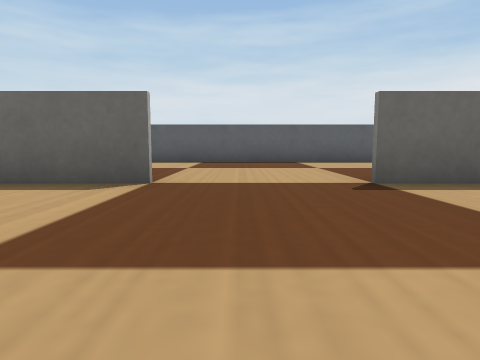
[1] (above)

17 first-person views from a walk through a world built for the Webots simulator. The camera is 0.04 m above the floor, tilts 6° down and sees 75° across. The floor is counted in squares, 0.1 m on a side. Each view is taken from the middle of a square. On the plan, view 1 faces up. The plan holds only what a view shows up to about 9 squares ahead; the rest is blank. Simple shapes and patterns stand in for the simulator's stock objects.

[2]
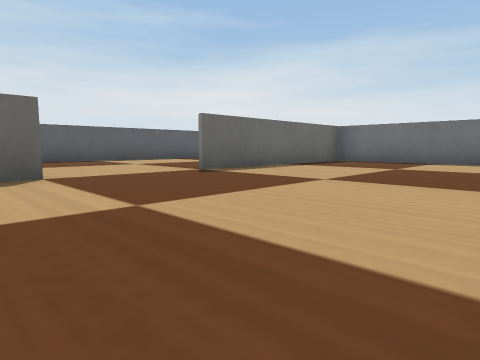

[3]
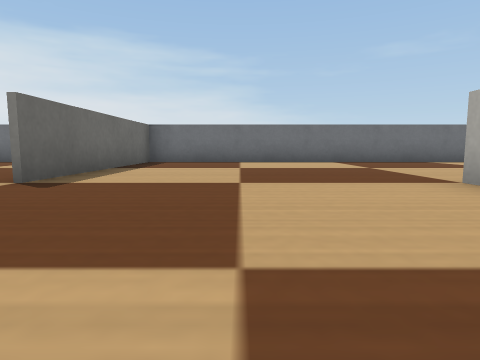

[4]
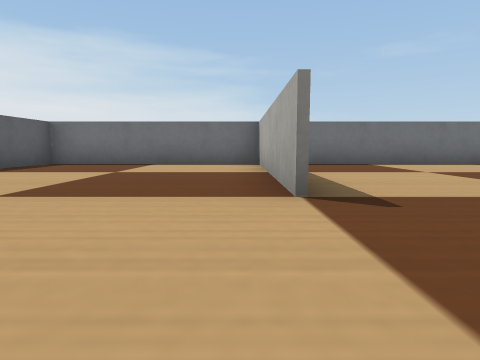

[5]
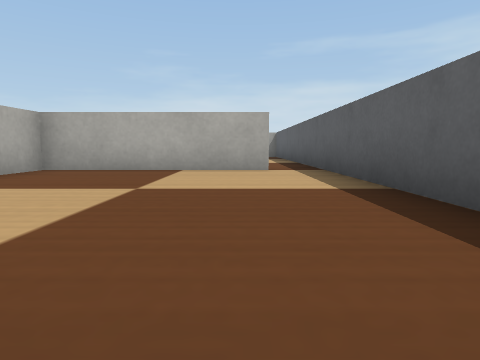

[6]
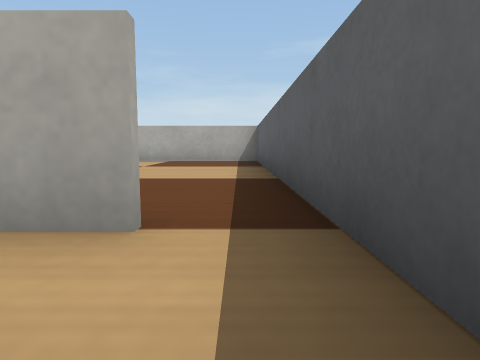

[7]
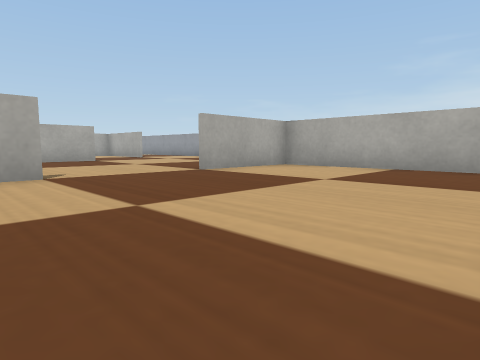

[8]
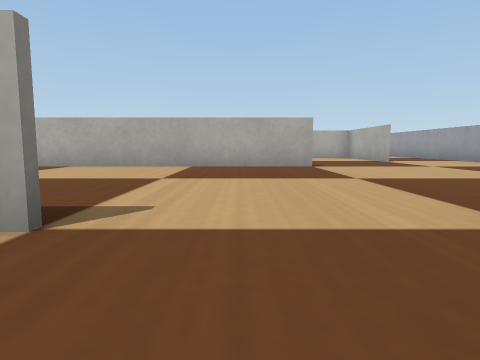

[9]
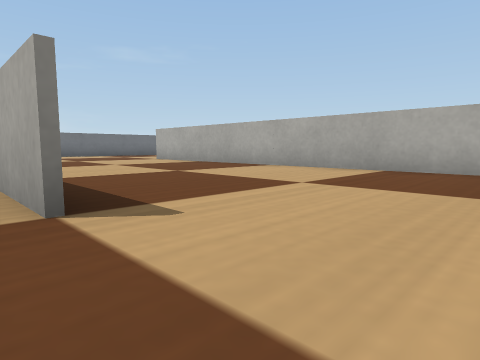

[10]
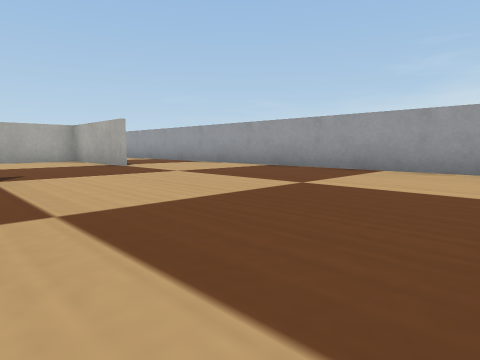

[11]
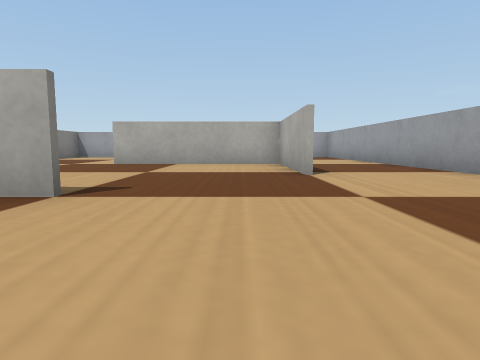

[12]
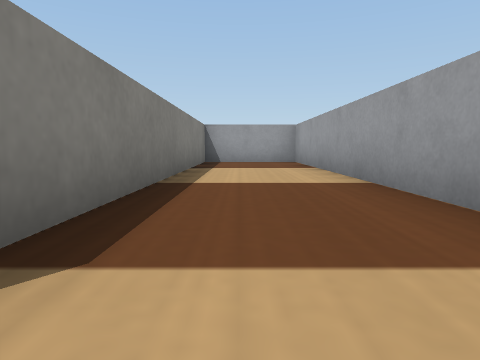

[13]
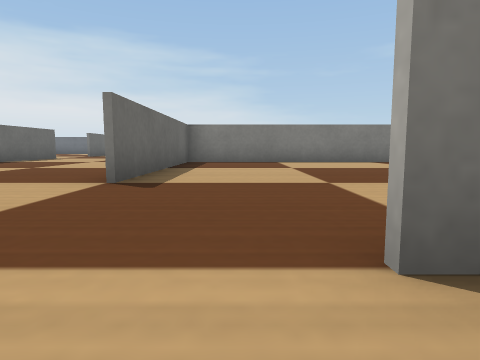

[14]
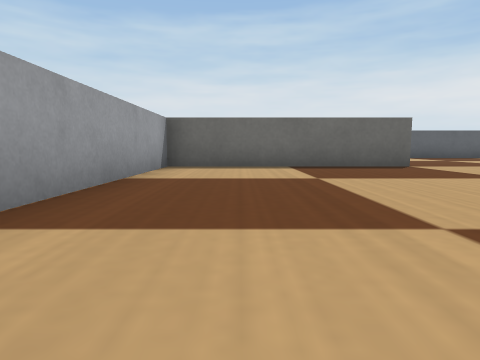

[15]
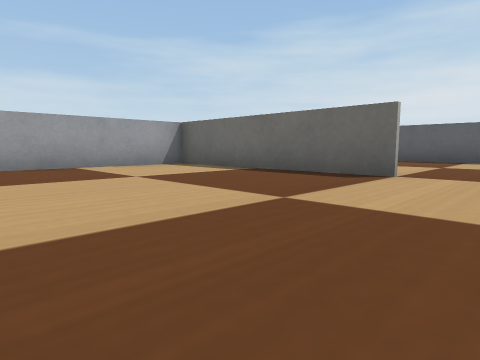

[16]
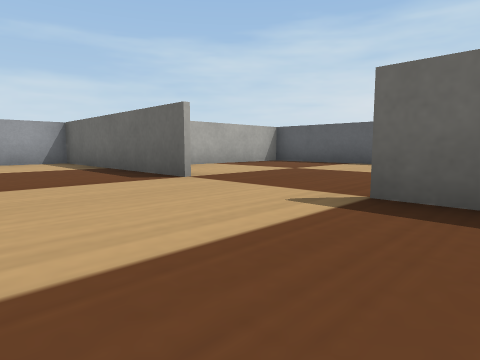

[17]
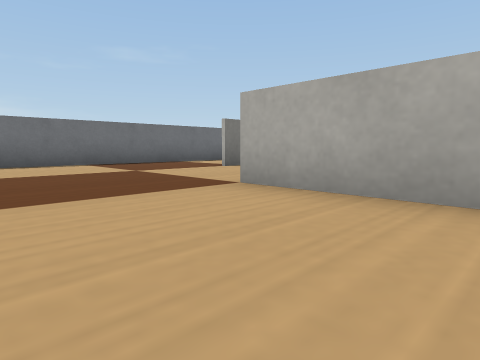

### Floor plan
Points are (right, up) in squares from view 1. A wall is a line through its corners. A room is listed if a view was taken in it or the views show most of it. See-through windows are left out.
Room 1 (views 1, 2, 3, 10, 11, 15, 16, 17)
walls: (-1, 3.4) (-3.6, 3.4); (-5.2, 3.4) (-6.1, 3.4); (-8.6, -1.5) (1.5, -1.5); (-8.5, 3.5) (-10.5, 3.5); (4.6, 3.4) (1.4, 3.4); (6.5, -2.4) (6.5, -1.4)
ways out: opening at (-3.5, 3) to room 2; opening at (-11, -1.1) to room 4; opening at (4, -1.1) to room 7
Room 2 (views 4, 5, 6, 7, 8, 9)
walls: (-3.4, 7.6) (-3.4, 3.6) (-2.5, 3.5); (1.4, 3.5) (6.5, 3.5); (-6.1, 3.6) (-4.5, 3.6); (6.5, 3.1) (6.5, 8.5) (-11, 8.5) (-11, 3.6) (-8.5, 3.6)
ways out: opening at (-3.5, 3) to room 1
Room 3 (views 12, 13, 14)
walls: (-13.5, -2.5) (-13.5, -11.5) (-11.1, -11.5) (-11.1, -3.5)
Room 4 (no view inside)
walls: (-10.5, 3.5) (-13.5, 3.5) (-13.5, -2.5)
ways out: opening at (-11, -1.1) to room 1
Room 5 (no view inside)
walls: (-11, -3.4) (-11, -6.4) (-7, -6.4); (-6.6, -1.6) (-8.6, -1.6)
ways out: opening at (-7.5, -4.5) to room 6
Room 6 (no view inside)
walls: (-3.6, -7.1) (-3.6, -1.6) (-6.6, -1.6)
ways out: opening at (-7.5, -4.5) to room 5; opening at (-5.5, -7)
Room 7 (no view inside)
walls: (6.5, -1.4) (6.5, 3.1); (6.5, 3.4) (4.6, 3.4)
ways out: opening at (4, -1.1) to room 1

Where each view was taken, in squares from view 1:
view 1: 0 up, 0 right, facing up
view 2: 1 down, 2 left, facing up-right
view 3: 1 up, 2 left, facing right
view 4: 4 up, 1 left, facing right
view 5: 7 up, 2 right, facing left
view 6: 8 up, 2 left, facing left
view 7: 8 up, 5 left, facing down-left
view 8: 5 up, 7 left, facing down
view 9: 4 up, 8 left, facing down-right
view 10: 3 up, 8 left, facing down-left
view 11: 1 up, 10 left, facing down
view 12: 3 down, 12 left, facing down
view 13: 3 down, 12 left, facing right
view 14: 3 down, 12 left, facing up
view 15: 1 down, 7 left, facing up-left
view 16: 1 up, 5 left, facing up-left
view 17: 1 up, 1 left, facing down-right
